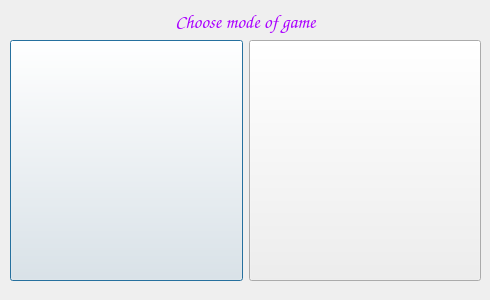
<?xml version="1.0" encoding="UTF-8"?>
<ui version="4.0">
 <class>chooseRealOrAI</class>
 <widget class="QDialog" name="chooseRealOrAI">
  <property name="geometry">
   <rect>
    <x>0</x>
    <y>0</y>
    <width>490</width>
    <height>300</height>
   </rect>
  </property>
  <property name="minimumSize">
   <size>
    <width>490</width>
    <height>300</height>
   </size>
  </property>
  <property name="maximumSize">
   <size>
    <width>490</width>
    <height>300</height>
   </size>
  </property>
  <property name="windowTitle">
   <string>Dialog</string>
  </property>
  <property name="windowIcon">
   <iconset resource="imgs.qrc">
    <normaloff>:/imgs/images/logo.png</normaloff>:/imgs/images/logo.png</iconset>
  </property>
  <widget class="QWidget" name="layoutWidget">
   <property name="geometry">
    <rect>
     <x>10</x>
     <y>10</y>
     <width>471</width>
     <height>271</height>
    </rect>
   </property>
   <layout class="QVBoxLayout" name="verticalLayout">
    <item>
     <widget class="QLabel" name="label">
      <property name="font">
       <font>
        <family>Comic Sans MS</family>
        <pointsize>14</pointsize>
       </font>
      </property>
      <property name="styleSheet">
       <string notr="true">QLabel
{
color: rgb(170, 0, 255)
}</string>
      </property>
      <property name="text">
       <string>Choose mode of game</string>
      </property>
      <property name="alignment">
       <set>Qt::AlignCenter</set>
      </property>
     </widget>
    </item>
    <item>
     <layout class="QHBoxLayout" name="horizontalLayout">
      <item>
       <widget class="QPushButton" name="pushButton_selectRing">
        <property name="sizePolicy">
         <sizepolicy hsizetype="Preferred" vsizetype="Expanding">
          <horstretch>0</horstretch>
          <verstretch>0</verstretch>
         </sizepolicy>
        </property>
        <property name="text">
         <string/>
        </property>
        <property name="icon">
         <iconset resource="imgs.qrc">
          <normaloff>:/imgs/images/HvsH.png</normaloff>:/imgs/images/HvsH.png</iconset>
        </property>
        <property name="iconSize">
         <size>
          <width>215</width>
          <height>215</height>
         </size>
        </property>
       </widget>
      </item>
      <item>
       <widget class="QPushButton" name="pushButton_selectCross">
        <property name="sizePolicy">
         <sizepolicy hsizetype="Preferred" vsizetype="Expanding">
          <horstretch>0</horstretch>
          <verstretch>0</verstretch>
         </sizepolicy>
        </property>
        <property name="text">
         <string/>
        </property>
        <property name="icon">
         <iconset resource="imgs.qrc">
          <normaloff>:/imgs/images/HvsAI.png</normaloff>:/imgs/images/HvsAI.png</iconset>
        </property>
        <property name="iconSize">
         <size>
          <width>215</width>
          <height>215</height>
         </size>
        </property>
       </widget>
      </item>
     </layout>
    </item>
   </layout>
  </widget>
 </widget>
 <resources>
  <include location="imgs.qrc"/>
 </resources>
 <connections/>
</ui>
